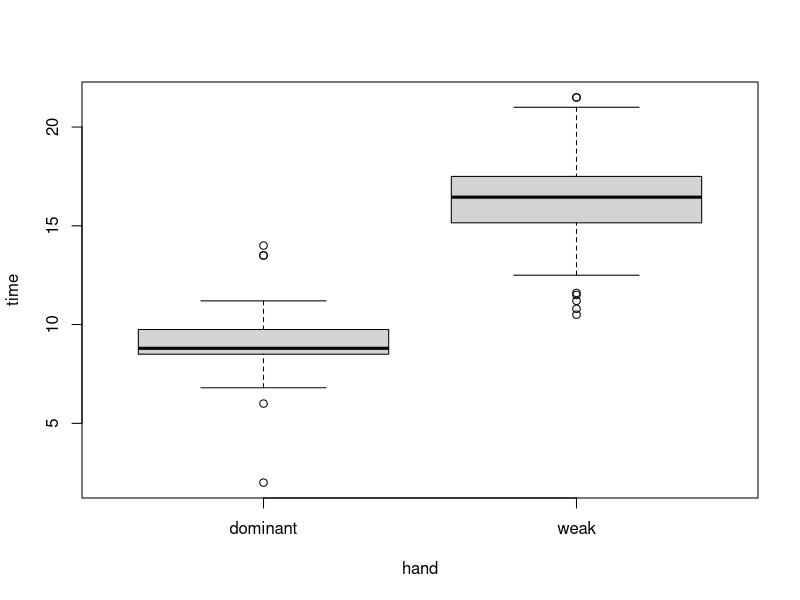
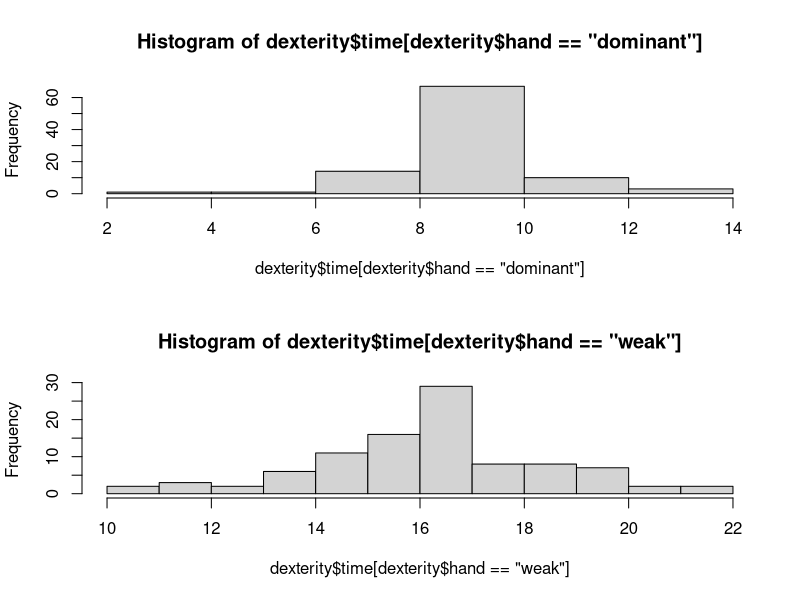
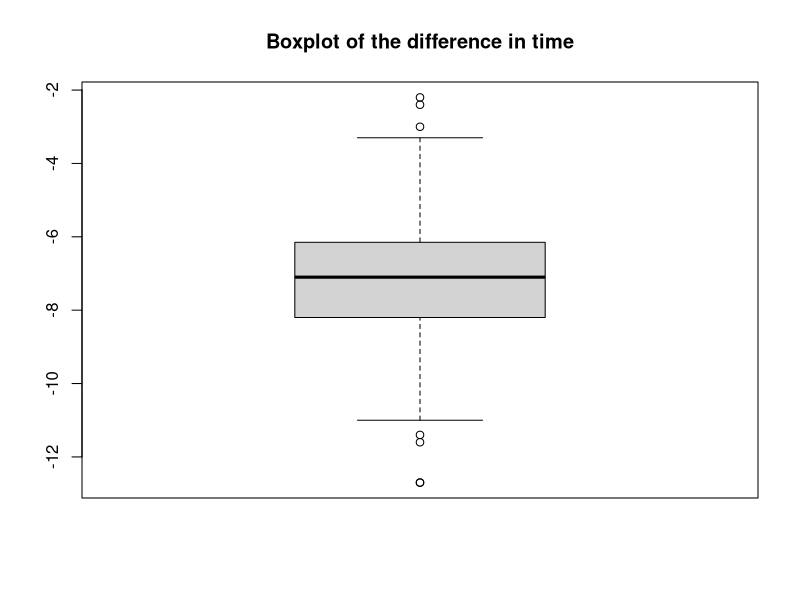
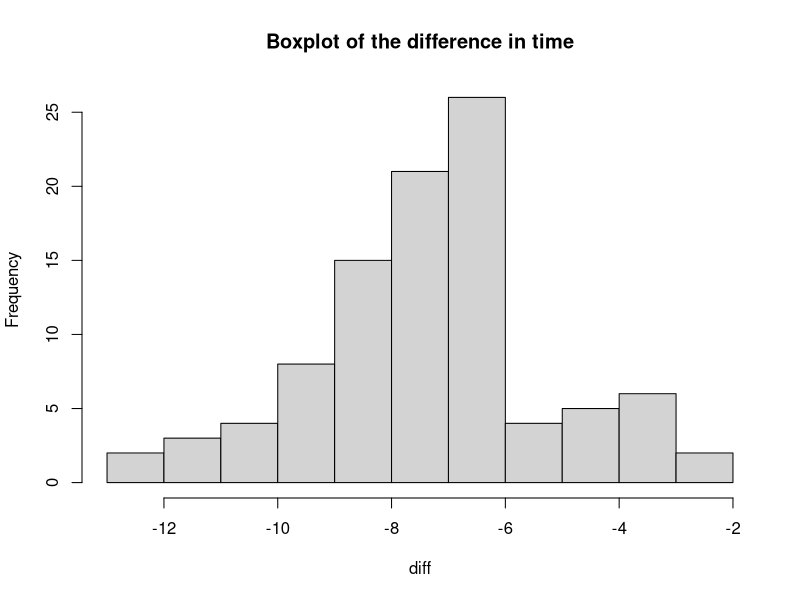
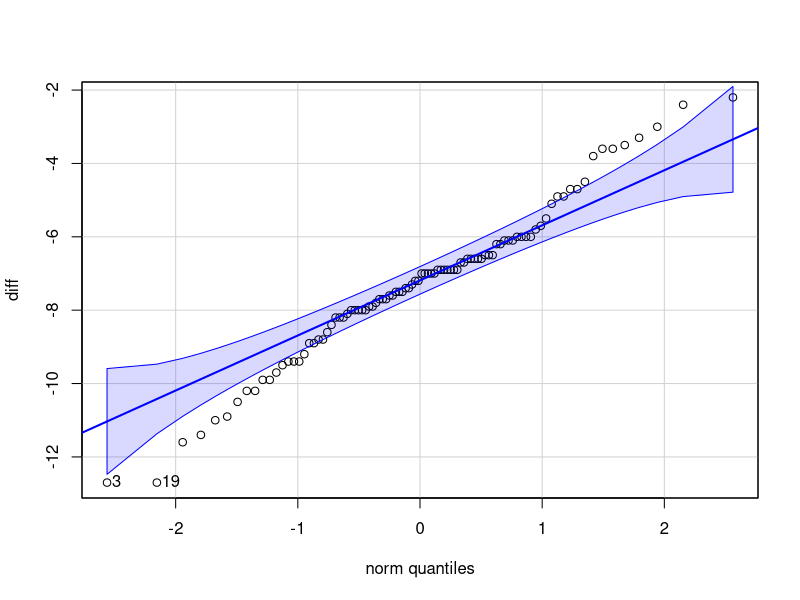
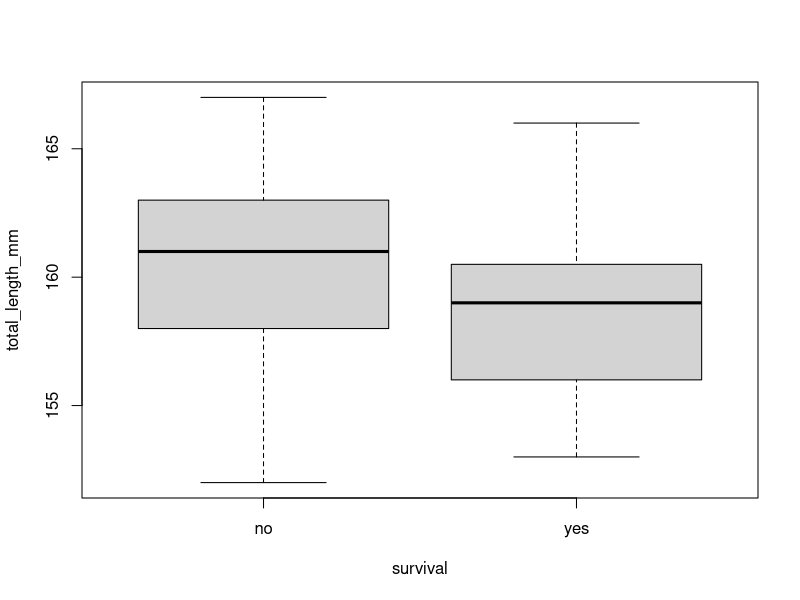
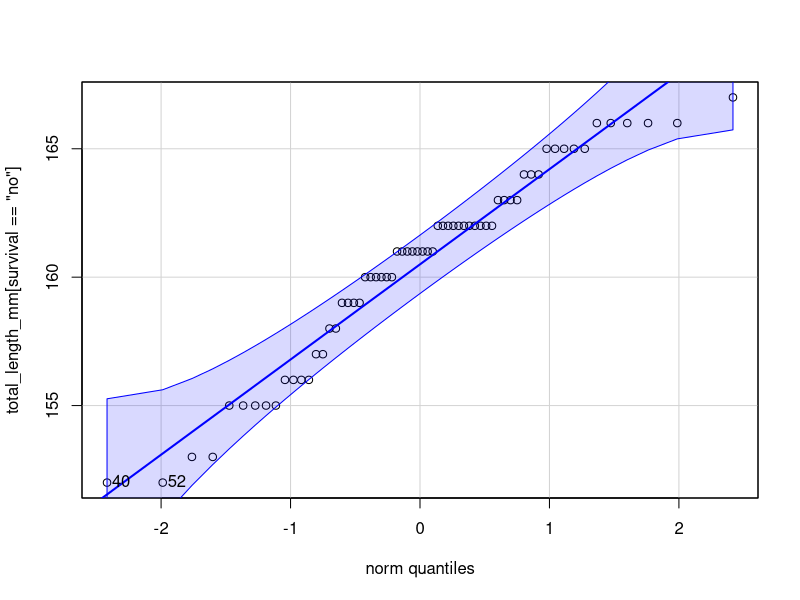
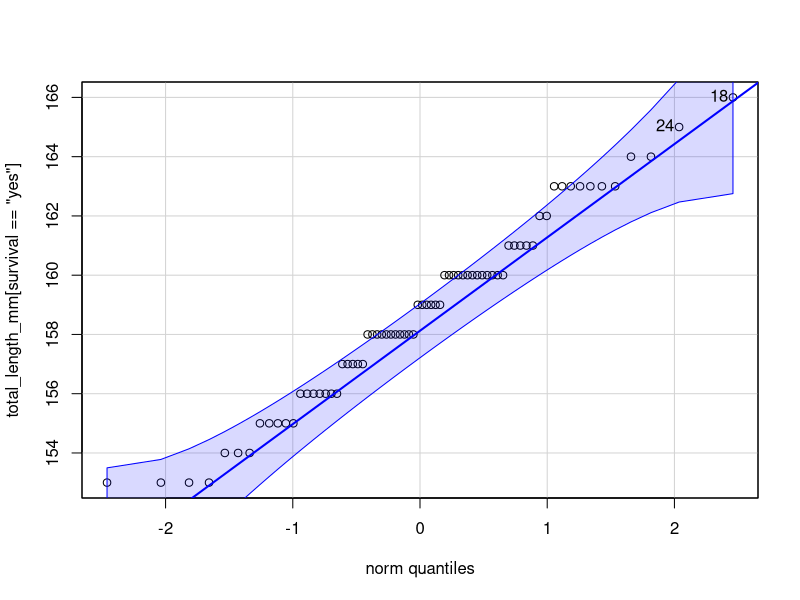

The R source for these figures, in order:
## ---- chunk 1
knitr::opts_chunk$set(echo = TRUE)

library(readr)
library(tidyverse)
library(ggplot2) # ifyou want to make fancy plots
library(car) # new package alert!

# data needed for this lab
titanic <- read_csv("titanic.csv")
dexterity <- read_csv("dexterity.csv")
bumpus <- read_csv("bumpus.csv")
## ---- chunk 2

# null hypothesis: mean of dominant = mean of week (there is no difference btween the time it takes to write) 

# alternative hypothesis: mean of dominant != mean of weak (There is a difference between the time it takes to write ")
## ---- chunk 3

# make new column for differences

library(tidyverse)
# Option 1
dominant <- subset(dexterity, hand =="dominant") 
weak  <- subset(dexterity, hand=="weak")
diff <- dominant$time - weak$time

# Option 2
weak <- dexterity$time[dexterity$hand=="weak"] #create new data section for each hand
dominant <- dexterity$time[dexterity$hand=="dominant"] #create new data section for each hand
difference <- weak - dominant

# Make a boxplot or histogram the dominant and weak hand
boxplot(time ~ hand, data = dexterity)

par(mfrow = c(2,1))
hist(dexterity$time[dexterity$hand == "dominant"])
hist(dexterity$time[dexterity$hand == "weak"])
par(mfrow = c(1,1))

# Students can also plot the differences 
boxplot(diff, main = "Boxplot of the difference in time")
hist(diff, main = "Boxplot of the difference in time")


## ---- chunk 4
# make new column for differences

# Option 1
dominant <- subset(dexterity, hand=="dominant")
weak  <- subset(dexterity, hand=="weak")
diff <- dominant$time - weak$time

# Option 2

weak <- dexterity$time[dexterity$hand=="weak"] #create new data section for each hand
dominant <- dexterity$time[dexterity$hand=="dominant"] #create new data section for each hand
difference <- weak - dominant

# check the normality of the differences
# First, with qqPlot
qqPlot(diff) # looks somewhat normal distribution
# Second, with shapiro.test
shapiro.test(diff)

# p-value = 0.1481
# 0.1481 > 0.05
# we fail to reject the null hypothesis
# data are normally distributed

## ---- chunk 5

# paired t.test two groups 
# Null hypothesis: mean of the differences = 0
t.test(dominant, weak, paired = TRUE)

# p value < 2.2e-16
# t = -34.218
# 95CI: -7.700379 - 6.855871
  # CI does not contain 0 we can reject our null 
  # We can reject our null hypothesis at alpha = 0.05
    # Mean of the differences is not 0, meaning there is a significant difference between the mean time for hands writing "The search for truth"


# or one sample t-test on difference
t.test(diff, mu = 0)
# p value < 2.2e-16
# mean is not equal to 0, there is a significant difference between the mean time for writing "The search for truth"




?t.test
## ---- chunk 6

# null hypothesis: mean of alive birds = mean of dead birds (There is no significant difference in mean bird length between alive and dead birds)

# alternative hypothesis: mean of alive birds != mean of dead birds (there is a significant difference in mean bird length between alive and dead birds)
## ---- chunk 7

# boxplot(Y ~ X, data = data)

# boxplot or histogram that shows alive birds seem to be smaller than dead birds
boxplot(total_length_mm ~ survival, data = bumpus)



## ---- chunk 8

# qqPlot
# HINT: with(dataframe, qqPlot(Yvariable[groupvariable === "no]))

with(bumpus, qqPlot(total_length_mm[survival == "no"]))
with(bumpus, qqPlot(total_length_mm[survival == "yes"]))

# shapiro

with(bumpus, shapiro.test(total_length_mm[survival == "no"])) # p = 0.01767; p < 0.05 = reject null, data are NOT normal
with(bumpus, shapiro.test(total_length_mm[survival == "yes"])) # p = 0.1787; p > 0.05 = fail to reject, data are NORMAL

# The above qqPlot and Shapiro-Wilk statistic show that for once of the classes (survival = no) the residuals are not quite normal. However for this scenario we are going to pretend that both classes are normally distributed
## ---- chunk 9
leveneTest(total_length_mm ~ survival, data = bumpus, center = "median") # p = 0.1989

# Because p > 0.05 in the Levene's test, we do not have significant evidence to conclude that the variances between dead and alive birds are different. We will assume equal variance.

# Remember, 
  # F test is used for small data sets
  # Levene is use for large data sets


## ---- chunk 10

# Two Sample t-test
t.test(total_length_mm ~ survival, alternative = "two.sided", conf.level = .95,
       var.equal = TRUE, data = bumpus) # p = 0.003348

# From the two sample t-test, we see that the p-value = 0.003348 which is less than our level of significance or alpha of 0.05. Therefore, we reject our null hypothesis that the dead and alive birds have equal body lengths and ocnclude that birds that survived have a significant difference in size than those that died. 
